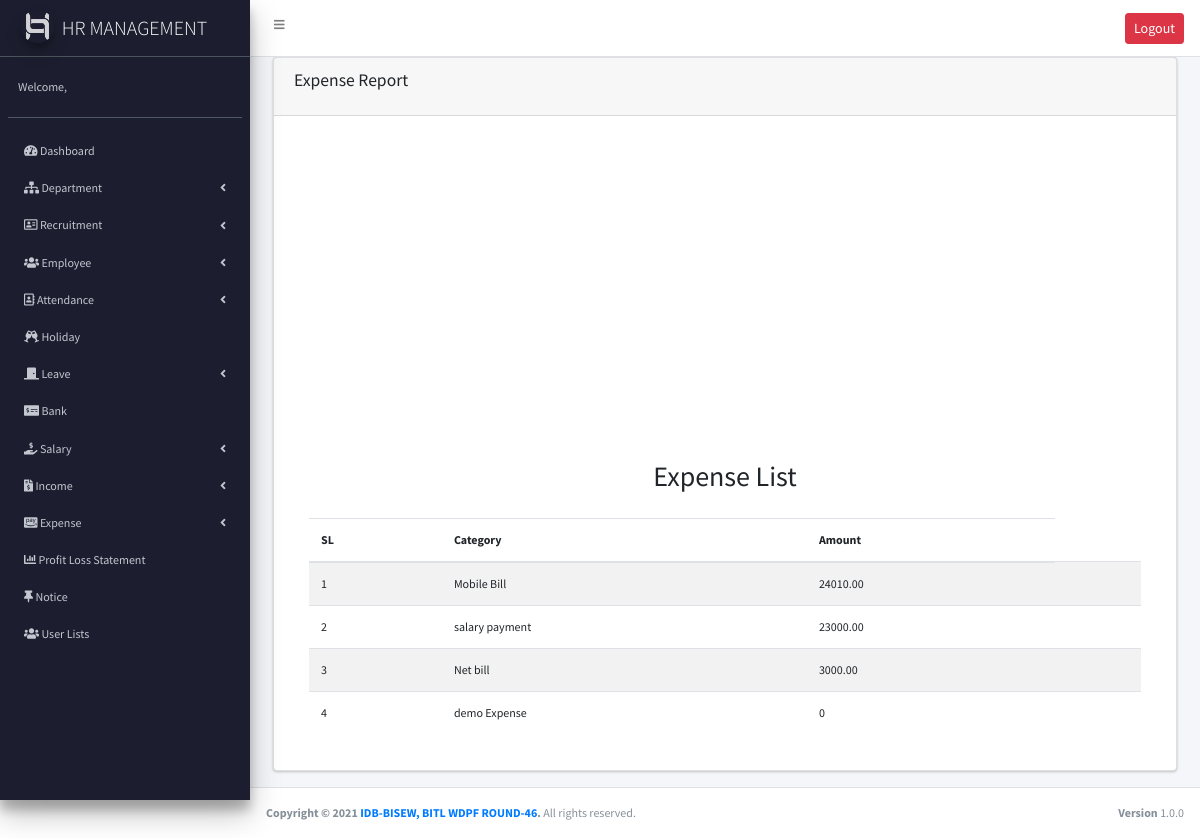
The page /expense_chart.php (signed in) on the database its author committed.
### tables this page shows
CREATE TABLE `expense_category` (
  `id` int(11) NOT NULL,
  `category_name` varchar(255) NOT NULL,
  `status` enum('active','inactive') NOT NULL
);

### expense_chart.php (the view, shortened to what this page needs)
<?php
require_once("header.php");
require_once("sidebar.php");
?>
<section class="content">
	<div class="container-fluid">
		<div class="row">
			<div class="col-md-12">
				<div class="card">
					<div class="card-header">
						<h3 class="card-title">Expense Report</h3>
					</div>
					<div class="card-body" stle="padding-top: 50px">
						<div id="chartdiv"></div>
						<?php
						$rs = $conn->query("SELECT * FROM `expense_category`");
						?>
						<h3 class="text-center mb-4 mt-4">Expense List</h3>
						<div class="container">
							<table class="table table-striped table-hover">
								<thead>
									<tr>
										<th>SL</th>
										<th>Category</th>
										<th>Amount</th>
								</thead>
								<tbody>
									<?php $i = 0;
									while ($expense = $rs->fetch_assoc()) {
										$mm = $conn->query("SELECT SUM(amount)AS total FROM `expense` WHERE `categoryID`=" . $expense['id']);
										$ps = $mm->fetch_assoc();
									?>
										<tr>
											<td><?php echo ++$i ?></td>
											<td><?php echo $expense['category_name'] ?></td>
											<td><?php $pst=0; ($ps['total']>0)? $pst= $ps['total']:$pst=0; echo $pst; ?></td>
											<td>
											</td>
										</tr>
									<?php   } ?>
								</tbody>
							</table>
						</div>
					</div>
				</div>
			</div>
		</div>
</section>
<?php require("footer.php"); ?>

### assets/css/style.css (style rules this page uses)
body { font-family: 'Source Sans Pro'; font-size: 12px; }

### expense_chart.php (style rules this page uses)
#chartdiv { width: 100%; height: 300px; }

### rows shown on the page
expense_category: category_name "Mobile Bill", pst "24010.00"
expense_category: category_name "salary payment", pst "23000.00"
expense_category: category_name "Net bill", pst "3000.00"
expense_category: category_name "demo Expense", pst "0"
